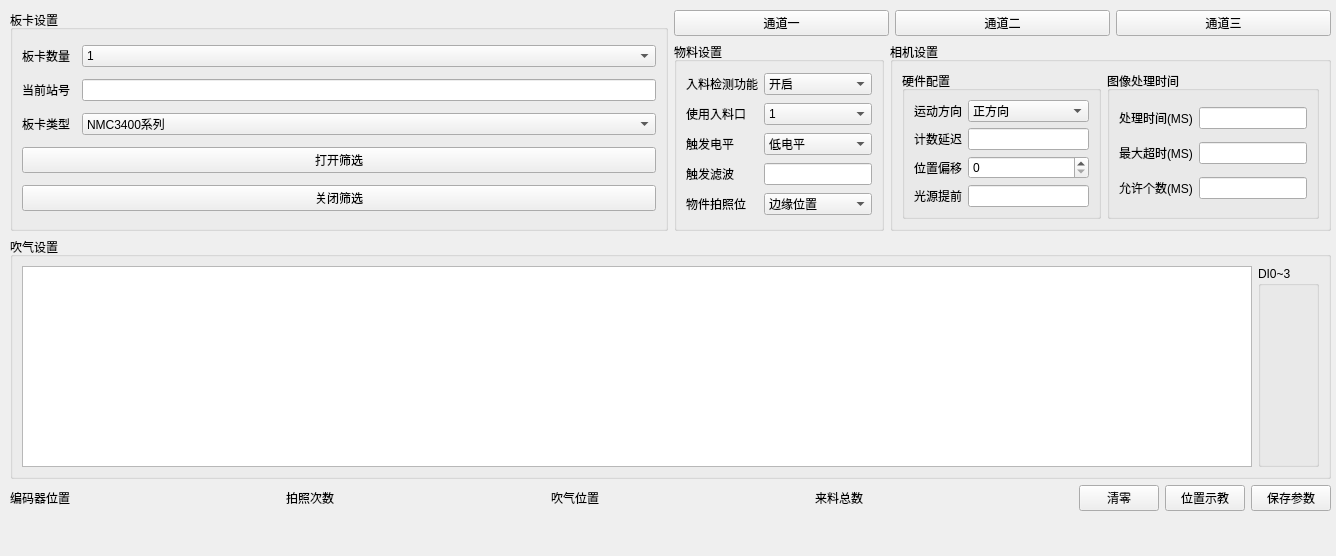
<?xml version="1.0" encoding="UTF-8"?>
<ui version="4.0">
 <class>BoardCard</class>
 <widget class="QWidget" name="BoardCard">
  <property name="geometry">
   <rect>
    <x>0</x>
    <y>0</y>
    <width>1336</width>
    <height>556</height>
   </rect>
  </property>
  <property name="windowTitle">
   <string>BoardCard</string>
  </property>
  <widget class="QWidget" name="layoutWidget">
   <property name="geometry">
    <rect>
     <x>10</x>
     <y>10</y>
     <width>1321</width>
     <height>501</height>
    </rect>
   </property>
   <layout class="QVBoxLayout" name="verticalLayout_3">
    <item>
     <layout class="QVBoxLayout" name="verticalLayout_2">
      <item>
       <layout class="QHBoxLayout" name="horizontalLayout_3">
        <item>
         <widget class="QGroupBox" name="groupBox">
          <property name="title">
           <string>板卡设置</string>
          </property>
          <layout class="QGridLayout" name="gridLayout">
           <item row="2" column="0">
            <widget class="QLabel" name="label_14">
             <property name="text">
              <string>板卡类型</string>
             </property>
            </widget>
           </item>
           <item row="0" column="2">
            <widget class="QComboBox" name="cmbMaterialPort_2">
             <item>
              <property name="text">
               <string>1</string>
              </property>
             </item>
             <item>
              <property name="text">
               <string>2</string>
              </property>
             </item>
             <item>
              <property name="text">
               <string>3</string>
              </property>
             </item>
             <item>
              <property name="text">
               <string>4</string>
              </property>
             </item>
             <item>
              <property name="text">
               <string>5</string>
              </property>
             </item>
            </widget>
           </item>
           <item row="1" column="2">
            <widget class="QLineEdit" name="lineEdit_6"/>
           </item>
           <item row="3" column="0" colspan="3">
            <widget class="QPushButton" name="btnOpenCard">
             <property name="text">
              <string>打开筛选</string>
             </property>
            </widget>
           </item>
           <item row="1" column="0">
            <widget class="QLabel" name="label_6">
             <property name="text">
              <string>当前站号</string>
             </property>
            </widget>
           </item>
           <item row="0" column="0">
            <widget class="QLabel" name="label_13">
             <property name="text">
              <string>板卡数量</string>
             </property>
            </widget>
           </item>
           <item row="2" column="2">
            <widget class="QComboBox" name="cmbMaterialPort_3">
             <item>
              <property name="text">
               <string>NMC3400系列</string>
              </property>
             </item>
            </widget>
           </item>
           <item row="4" column="0" colspan="3">
            <widget class="QPushButton" name="btnCloseCard">
             <property name="text">
              <string>关闭筛选</string>
             </property>
            </widget>
           </item>
          </layout>
         </widget>
        </item>
        <item>
         <layout class="QVBoxLayout" name="verticalLayout">
          <item>
           <layout class="QHBoxLayout" name="horizontalLayout_2">
            <item>
             <widget class="QPushButton" name="btnChannel_1">
              <property name="text">
               <string>通道一</string>
              </property>
             </widget>
            </item>
            <item>
             <widget class="QPushButton" name="btnChannel_2">
              <property name="text">
               <string>通道二</string>
              </property>
             </widget>
            </item>
            <item>
             <widget class="QPushButton" name="btnChannel_3">
              <property name="text">
               <string>通道三</string>
              </property>
             </widget>
            </item>
           </layout>
          </item>
          <item>
           <layout class="QHBoxLayout" name="horizontalLayout">
            <item>
             <widget class="QGroupBox" name="groupBox_2">
              <property name="title">
               <string>物料设置</string>
              </property>
              <layout class="QGridLayout" name="gridLayout_2">
               <item row="3" column="0">
                <widget class="QLabel" name="label_3">
                 <property name="text">
                  <string>触发电平</string>
                 </property>
                </widget>
               </item>
               <item row="5" column="0">
                <widget class="QLabel" name="label_5">
                 <property name="text">
                  <string>物件拍照位</string>
                 </property>
                </widget>
               </item>
               <item row="2" column="1" colspan="2">
                <widget class="QComboBox" name="cmbMaterialPort">
                 <item>
                  <property name="text">
                   <string>1</string>
                  </property>
                 </item>
                 <item>
                  <property name="text">
                   <string>2</string>
                  </property>
                 </item>
                </widget>
               </item>
               <item row="2" column="0">
                <widget class="QLabel" name="label_2">
                 <property name="text">
                  <string>使用入料口</string>
                 </property>
                </widget>
               </item>
               <item row="4" column="0">
                <widget class="QLabel" name="label_4">
                 <property name="text">
                  <string>触发滤波</string>
                 </property>
                </widget>
               </item>
               <item row="4" column="1" colspan="2">
                <widget class="QLineEdit" name="lineEdit">
                 <property name="text">
                  <string/>
                 </property>
                </widget>
               </item>
               <item row="3" column="1" colspan="2">
                <widget class="QComboBox" name="cmbMaterialLevel">
                 <item>
                  <property name="text">
                   <string>低电平</string>
                  </property>
                 </item>
                 <item>
                  <property name="text">
                   <string>高电平</string>
                  </property>
                 </item>
                </widget>
               </item>
               <item row="5" column="1" colspan="2">
                <widget class="QComboBox" name="cmbTriggerPos">
                 <item>
                  <property name="text">
                   <string>边缘位置</string>
                  </property>
                 </item>
                 <item>
                  <property name="text">
                   <string>中间位置</string>
                  </property>
                 </item>
                </widget>
               </item>
               <item row="0" column="0">
                <widget class="QLabel" name="label">
                 <property name="text">
                  <string>入料检测功能</string>
                 </property>
                </widget>
               </item>
               <item row="0" column="1" colspan="2">
                <widget class="QComboBox" name="comboBox">
                 <item>
                  <property name="text">
                   <string>开启</string>
                  </property>
                 </item>
                 <item>
                  <property name="text">
                   <string>关闭</string>
                  </property>
                 </item>
                </widget>
               </item>
              </layout>
             </widget>
            </item>
            <item>
             <widget class="QGroupBox" name="groupBox_3">
              <property name="title">
               <string>相机设置</string>
              </property>
              <layout class="QGridLayout" name="gridLayout_5">
               <item row="0" column="1">
                <widget class="QGroupBox" name="groupBox_5">
                 <property name="title">
                  <string>图像处理时间</string>
                 </property>
                 <layout class="QGridLayout" name="gridLayout_4">
                  <item row="0" column="0">
                   <widget class="QLabel" name="label_10">
                    <property name="text">
                     <string>处理时间(MS)</string>
                    </property>
                   </widget>
                  </item>
                  <item row="0" column="1">
                   <widget class="QLineEdit" name="lineEdit_2"/>
                  </item>
                  <item row="1" column="0">
                   <widget class="QLabel" name="label_11">
                    <property name="text">
                     <string>最大超时(MS)</string>
                    </property>
                   </widget>
                  </item>
                  <item row="1" column="1">
                   <widget class="QLineEdit" name="lineEdit_3"/>
                  </item>
                  <item row="2" column="0">
                   <widget class="QLabel" name="label_12">
                    <property name="text">
                     <string>允许个数(MS)</string>
                    </property>
                   </widget>
                  </item>
                  <item row="2" column="1">
                   <widget class="QLineEdit" name="lineEdit_4"/>
                  </item>
                 </layout>
                </widget>
               </item>
               <item row="0" column="0">
                <widget class="QGroupBox" name="groupBox_4">
                 <property name="title">
                  <string>硬件配置</string>
                 </property>
                 <layout class="QGridLayout" name="gridLayout_3">
                  <item row="0" column="0">
                   <widget class="QLabel" name="label_7">
                    <property name="text">
                     <string>运动方向</string>
                    </property>
                   </widget>
                  </item>
                  <item row="0" column="1">
                   <widget class="QComboBox" name="comboBox_5">
                    <item>
                     <property name="text">
                      <string>正方向</string>
                     </property>
                    </item>
                    <item>
                     <property name="text">
                      <string>逆方向</string>
                     </property>
                    </item>
                   </widget>
                  </item>
                  <item row="1" column="0">
                   <widget class="QLabel" name="label_15">
                    <property name="text">
                     <string>计数延迟</string>
                    </property>
                   </widget>
                  </item>
                  <item row="1" column="1">
                   <widget class="QLineEdit" name="lineEdit_5"/>
                  </item>
                  <item row="2" column="0">
                   <widget class="QLabel" name="label_16">
                    <property name="text">
                     <string>位置偏移</string>
                    </property>
                   </widget>
                  </item>
                  <item row="2" column="1">
                   <widget class="QSpinBox" name="spinBox"/>
                  </item>
                  <item row="3" column="0">
                   <widget class="QLabel" name="label_17">
                    <property name="text">
                     <string>光源提前</string>
                    </property>
                   </widget>
                  </item>
                  <item row="3" column="1">
                   <widget class="QLineEdit" name="lineEdit_7"/>
                  </item>
                 </layout>
                </widget>
               </item>
              </layout>
             </widget>
            </item>
           </layout>
          </item>
         </layout>
        </item>
       </layout>
      </item>
      <item>
       <widget class="QGroupBox" name="groupBox_6">
        <property name="title">
         <string>吹气设置</string>
        </property>
        <layout class="QGridLayout" name="gridLayout_6">
         <item row="0" column="0">
          <widget class="QTableView" name="tableView">
           <attribute name="horizontalHeaderVisible">
            <bool>true</bool>
           </attribute>
          </widget>
         </item>
         <item row="0" column="1">
          <widget class="QGroupBox" name="groupBox_8">
           <property name="title">
            <string>DI0~3</string>
           </property>
          </widget>
         </item>
        </layout>
       </widget>
      </item>
     </layout>
    </item>
    <item>
     <layout class="QHBoxLayout" name="horizontalLayout_4">
      <item>
       <widget class="QLabel" name="label_8">
        <property name="text">
         <string>编码器位置</string>
        </property>
       </widget>
      </item>
      <item>
       <spacer name="horizontalSpacer_2">
        <property name="orientation">
         <enum>Qt::Horizontal</enum>
        </property>
        <property name="sizeHint" stdset="0">
         <size>
          <width>40</width>
          <height>20</height>
         </size>
        </property>
       </spacer>
      </item>
      <item>
       <widget class="QLabel" name="label_9">
        <property name="text">
         <string>拍照次数</string>
        </property>
       </widget>
      </item>
      <item>
       <spacer name="horizontalSpacer_4">
        <property name="orientation">
         <enum>Qt::Horizontal</enum>
        </property>
        <property name="sizeHint" stdset="0">
         <size>
          <width>40</width>
          <height>20</height>
         </size>
        </property>
       </spacer>
      </item>
      <item>
       <widget class="QLabel" name="label_19">
        <property name="text">
         <string>吹气位置</string>
        </property>
       </widget>
      </item>
      <item>
       <spacer name="horizontalSpacer_3">
        <property name="orientation">
         <enum>Qt::Horizontal</enum>
        </property>
        <property name="sizeHint" stdset="0">
         <size>
          <width>40</width>
          <height>20</height>
         </size>
        </property>
       </spacer>
      </item>
      <item>
       <widget class="QLabel" name="label_18">
        <property name="text">
         <string>来料总数</string>
        </property>
       </widget>
      </item>
      <item>
       <spacer name="horizontalSpacer">
        <property name="orientation">
         <enum>Qt::Horizontal</enum>
        </property>
        <property name="sizeHint" stdset="0">
         <size>
          <width>40</width>
          <height>20</height>
         </size>
        </property>
       </spacer>
      </item>
      <item>
       <widget class="QPushButton" name="pushButton">
        <property name="text">
         <string>清零</string>
        </property>
       </widget>
      </item>
      <item>
       <widget class="QPushButton" name="pushButton_6">
        <property name="text">
         <string>位置示教</string>
        </property>
       </widget>
      </item>
      <item>
       <widget class="QPushButton" name="btnChannel_4">
        <property name="text">
         <string>保存参数</string>
        </property>
       </widget>
      </item>
     </layout>
    </item>
   </layout>
  </widget>
 </widget>
 <resources/>
 <connections/>
</ui>
